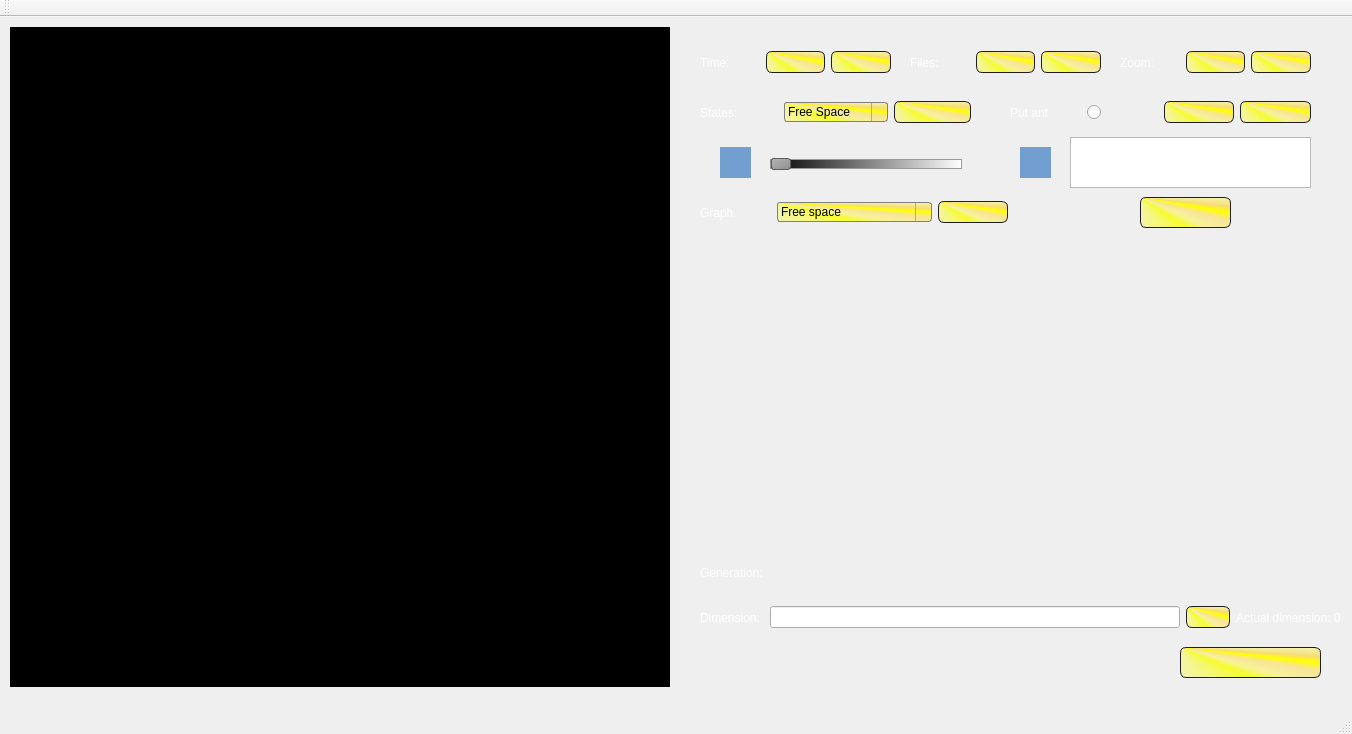
 <widget class="QMainWindow" name="MainWindow">
  <property name="enabled">
   <bool>true</bool>
  </property>
  <property name="geometry">
   <rect>
    <x>0</x>
    <y>0</y>
    <width>1352</width>
    <height>734</height>
   </rect>
  </property>
  <property name="windowTitle">
   <string>Physarum Cellular Automata v.1.0</string>
  </property>
  <property name="styleSheet">
   <string notr="true"/>
  </property>
  <widget class="QWidget" name="centralWidget">
   <widget class="QGraphicsView" name="graphicsView">
    <property name="enabled">
     <bool>true</bool>
    </property>
    <property name="geometry">
     <rect>
      <x>10</x>
      <y>10</y>
      <width>660</width>
      <height>660</height>
     </rect>
    </property>
    <property name="minimumSize">
     <size>
      <width>660</width>
      <height>0</height>
     </size>
    </property>
    <property name="styleSheet">
     <string notr="true">background-color: rgb(0, 0, 0);</string>
    </property>
    <property name="verticalScrollBarPolicy">
     <enum>Qt::ScrollBarAlwaysOff</enum>
    </property>
    <property name="horizontalScrollBarPolicy">
     <enum>Qt::ScrollBarAlwaysOff</enum>
    </property>
    <property name="sizeAdjustPolicy">
     <enum>QAbstractScrollArea::AdjustIgnored</enum>
    </property>
    <property name="alignment">
     <set>Qt::AlignCenter</set>
    </property>
    <property name="dragMode">
     <enum>QGraphicsView::NoDrag</enum>
    </property>
   </widget>
   <widget class="QCustomPlot" name="graphicWidget" native="true">
    <property name="geometry">
     <rect>
      <x>700</x>
      <y>220</y>
      <width>641</width>
      <height>311</height>
     </rect>
    </property>
   </widget>
   <widget class="QWidget" name="layoutWidget">
    <property name="geometry">
     <rect>
      <x>700</x>
      <y>540</y>
      <width>641</width>
      <height>31</height>
     </rect>
    </property>
    <layout class="QHBoxLayout" name="horizontalLayout">
     <item>
      <widget class="QLabel" name="generationLabel">
       <property name="styleSheet">
        <string notr="true">QLabel
{ 
color: rgb(255, 255, 255);
font: 12pt &quot;URW Bookman L&quot;;
}</string>
       </property>
       <property name="text">
        <string>Generation: </string>
       </property>
      </widget>
     </item>
    </layout>
   </widget>
   <widget class="QWidget" name="horizontalLayoutWidget">
    <property name="geometry">
     <rect>
      <x>700</x>
      <y>180</y>
      <width>308</width>
      <height>31</height>
     </rect>
    </property>
    <layout class="QHBoxLayout" name="horizontalLayout_2">
     <item>
      <widget class="QLabel" name="label_9">
       <property name="styleSheet">
        <string notr="true">QLabel
{ 
color: rgb(255, 255, 255);
font: 75 15pt &quot;URW Bookman L&quot;;
}</string>
       </property>
       <property name="text">
        <string>Graph</string>
       </property>
      </widget>
     </item>
     <item>
      <widget class="QComboBox" name="statesGraph">
       <property name="styleSheet">
        <string notr="true">QComboBox {

	
	background-color: qconicalgradient(cx:0, cy:0, angle:135, stop:0 rgba(255, 255, 0, 69), stop:0.375 rgba(255, 255, 0, 69), stop:0.423533 rgba(251, 255, 0, 145), stop:0.45 rgba(247, 255, 0, 208), stop:0.477581 rgba(255, 244, 71, 130), stop:0.518717 rgba(255, 218, 71, 130), stop:0.55 rgba(255, 255, 0, 255), stop:0.57754 rgba(255, 203, 0, 130), stop:0.625 rgba(255, 255, 0, 69), stop:1 rgba(255, 255, 0, 69));

    border: 1px solid gray;
    border-radius: 3px;
    padding: 1px 18px 1px 3px;
    min-width: 6em;
	 
}

QComboBox:editable {
    background: white;
}

QComboBox:!editable, QComboBox::drop-down:editable {

   
}

/* QComboBox gets the &quot;on&quot; state when the popup is open */
QComboBox:!editable:on, QComboBox::drop-down:editable:on {
    background: qlineargradient(x1: 0, y1: 0, x2: 0, y2: 1,
                                stop: 0 #D3D3D3, stop: 0.4 #D8D8D8,
                                stop: 0.5 #DDDDDD, stop: 1.0 #E1E1E1);
}

QComboBox:on { /* shift the text when the popup opens */
    padding-top: 3px;
    padding-left: 4px;
}

QComboBox::drop-down {
    subcontrol-origin: padding;
    subcontrol-position: top right;
    width: 15px;

    border-left-width: 1px;
    border-left-color: darkgray;
    border-left-style: solid; /* just a single line */
    border-top-right-radius: 3px; /* same radius as the QComboBox */
    border-bottom-right-radius: 3px;
}

QComboBox::down-arrow {
    image: url(/usr/share/icons/crystalsvg/16x16/actions/1downarrow.png);
}

QComboBox::down-arrow:on { /* shift the arrow when popup is open */
    top: 1px;
    left: 1px;
}</string>
       </property>
       <item>
        <property name="text">
         <string>Free space</string>
        </property>
       </item>
       <item>
        <property name="text">
         <string>Sources</string>
        </property>
       </item>
       <item>
        <property name="text">
         <string>Physarum expansion</string>
        </property>
       </item>
       <item>
        <property name="text">
         <string>Gel in evaluation</string>
        </property>
       </item>
       <item>
        <property name="text">
         <string>Gel with nutrients</string>
        </property>
       </item>
       <item>
        <property name="text">
         <string>Gel without nutrients</string>
        </property>
       </item>
      </widget>
     </item>
     <item>
      <widget class="QPushButton" name="pushButton_2">
       <property name="styleSheet">
        <string notr="true">QPushButton
{
         
	color: rgb(0, 0, 0);
	
	background-color: qconicalgradient(cx:0, cy:0, angle:135, stop:0 rgba(255, 255, 0, 69), stop:0.375 rgba(255, 255, 0, 69), stop:0.423533 rgba(251, 255, 0, 145), stop:0.45 rgba(247, 255, 0, 208), stop:0.477581 rgba(255, 244, 71, 130), stop:0.518717 rgba(255, 218, 71, 130), stop:0.55 rgba(255, 255, 0, 255), stop:0.57754 rgba(255, 203, 0, 130), stop:0.625 rgba(255, 255, 0, 69), stop:1 rgba(255, 255, 0, 69));
    border-width: 1px;
    border-color: #1e1e1e;
    border-style: solid;
    border-radius: 6;
    padding: 3px;
    font-size: 12px;
    padding-left: 5px;
    padding-right: 5px;
}

QPushButton:pressed
{
    background-color: QLinearGradient( x1: 0, y1: 0, x2: 0, y2: 1, stop: 0 #2d2d2d, stop: 0.1 #2b2b2b, stop: 0.5 #292929, stop: 0.9 #282828, stop: 1 #252525);
}

QPushButton:hover
{
    border: 2px solid QLinearGradient( x1: 0, y1: 0, x2: 0, y2: 1, stop: 0 #ffa02f, stop: 1 #d7801a);
}

QPushButton:focus {
    /*background-color: red;*/
}</string>
       </property>
       <property name="text">
        <string/>
       </property>
      </widget>
     </item>
    </layout>
   </widget>
   <widget class="QWidget" name="horizontalLayoutWidget_2">
    <property name="geometry">
     <rect>
      <x>700</x>
      <y>30</y>
      <width>191</width>
      <height>31</height>
     </rect>
    </property>
    <layout class="QHBoxLayout" name="horizontalLayout_3">
     <item>
      <widget class="QLabel" name="label_2">
       <property name="styleSheet">
        <string notr="true">QLabel
{ 
color: rgb(255, 255, 255);
font: 75 15pt &quot;URW Bookman L&quot;;
}</string>
       </property>
       <property name="text">
        <string>Time:</string>
       </property>
      </widget>
     </item>
     <item>
      <widget class="QPushButton" name="StartButton">
       <property name="styleSheet">
        <string notr="true">QPushButton
{
         
	color: rgb(0, 0, 0);
	
	background-color: qconicalgradient(cx:0, cy:0, angle:135, stop:0 rgba(255, 255, 0, 69), stop:0.375 rgba(255, 255, 0, 69), stop:0.423533 rgba(251, 255, 0, 145), stop:0.45 rgba(247, 255, 0, 208), stop:0.477581 rgba(255, 244, 71, 130), stop:0.518717 rgba(255, 218, 71, 130), stop:0.55 rgba(255, 255, 0, 255), stop:0.57754 rgba(255, 203, 0, 130), stop:0.625 rgba(255, 255, 0, 69), stop:1 rgba(255, 255, 0, 69));	
    border-width: 1px;
    border-color: #1e1e1e;
    border-style: solid;
    border-radius: 6;
    padding: 3px;
    font-size: 12px;
    padding-left: 5px;
    padding-right: 5px;
}

QPushButton:pressed
{
    background-color: QLinearGradient( x1: 0, y1: 0, x2: 0, y2: 1, stop: 0 #2d2d2d, stop: 0.1 #2b2b2b, stop: 0.5 #292929, stop: 0.9 #282828, stop: 1 #252525);
}

QPushButton:hover
{
    border: 2px solid QLinearGradient( x1: 0, y1: 0, x2: 0, y2: 1, stop: 0 #ffa02f, stop: 1 #d7801a);
}

QPushButton:focus {
    /*background-color: red;*/
}</string>
       </property>
       <property name="text">
        <string/>
       </property>
      </widget>
     </item>
     <item>
      <widget class="QPushButton" name="StopButton">
       <property name="styleSheet">
        <string notr="true">QPushButton
{
         
	color: rgb(0, 0, 0);
	
	background-color: qconicalgradient(cx:0, cy:0, angle:135, stop:0 rgba(255, 255, 0, 69), stop:0.375 rgba(255, 255, 0, 69), stop:0.423533 rgba(251, 255, 0, 145), stop:0.45 rgba(247, 255, 0, 208), stop:0.477581 rgba(255, 244, 71, 130), stop:0.518717 rgba(255, 218, 71, 130), stop:0.55 rgba(255, 255, 0, 255), stop:0.57754 rgba(255, 203, 0, 130), stop:0.625 rgba(255, 255, 0, 69), stop:1 rgba(255, 255, 0, 69));
    border-width: 1px;
    border-color: #1e1e1e;
    border-style: solid;
    border-radius: 6;
    padding: 3px;
    font-size: 12px;
    padding-left: 5px;
    padding-right: 5px;
}

QPushButton:pressed
{
    background-color: QLinearGradient( x1: 0, y1: 0, x2: 0, y2: 1, stop: 0 #2d2d2d, stop: 0.1 #2b2b2b, stop: 0.5 #292929, stop: 0.9 #282828, stop: 1 #252525);
}

QPushButton:hover
{
    border: 2px solid QLinearGradient( x1: 0, y1: 0, x2: 0, y2: 1, stop: 0 #ffa02f, stop: 1 #d7801a);
}

QPushButton:focus {
    /*background-color: red;*/
}</string>
       </property>
       <property name="text">
        <string/>
       </property>
      </widget>
     </item>
    </layout>
   </widget>
   <widget class="QWidget" name="horizontalLayoutWidget_3">
    <property name="geometry">
     <rect>
      <x>910</x>
      <y>30</y>
      <width>191</width>
      <height>31</height>
     </rect>
    </property>
    <layout class="QHBoxLayout" name="horizontalLayout_4">
     <item>
      <widget class="QLabel" name="label_4">
       <property name="styleSheet">
        <string notr="true">QLabel
{ 
color: rgb(255, 255, 255);
font: 75 15pt &quot;URW Bookman L&quot;;
}</string>
       </property>
       <property name="text">
        <string>Files:</string>
       </property>
      </widget>
     </item>
     <item>
      <widget class="QPushButton" name="fileButton">
       <property name="styleSheet">
        <string notr="true">QPushButton
{
         
	color: rgb(0, 0, 0);
	
	background-color: qconicalgradient(cx:0, cy:0, angle:135, stop:0 rgba(255, 255, 0, 69), stop:0.375 rgba(255, 255, 0, 69), stop:0.423533 rgba(251, 255, 0, 145), stop:0.45 rgba(247, 255, 0, 208), stop:0.477581 rgba(255, 244, 71, 130), stop:0.518717 rgba(255, 218, 71, 130), stop:0.55 rgba(255, 255, 0, 255), stop:0.57754 rgba(255, 203, 0, 130), stop:0.625 rgba(255, 255, 0, 69), stop:1 rgba(255, 255, 0, 69));
    border-width: 1px;
    border-color: #1e1e1e;
    border-style: solid;
    border-radius: 6;
    padding: 3px;
    font-size: 12px;
    padding-left: 5px;
    padding-right: 5px;
}

QPushButton:pressed
{
    background-color: QLinearGradient( x1: 0, y1: 0, x2: 0, y2: 1, stop: 0 #2d2d2d, stop: 0.1 #2b2b2b, stop: 0.5 #292929, stop: 0.9 #282828, stop: 1 #252525);
}

QPushButton:hover
{
    border: 2px solid QLinearGradient( x1: 0, y1: 0, x2: 0, y2: 1, stop: 0 #ffa02f, stop: 1 #d7801a);
}

QPushButton:focus {
    /*background-color: red;*/
}</string>
       </property>
       <property name="text">
        <string/>
       </property>
      </widget>
     </item>
     <item>
      <widget class="QPushButton" name="salvaButton">
       <property name="styleSheet">
        <string notr="true">QPushButton
{
         
	color: rgb(0, 0, 0);
	
	background-color: qconicalgradient(cx:0, cy:0, angle:135, stop:0 rgba(255, 255, 0, 69), stop:0.375 rgba(255, 255, 0, 69), stop:0.423533 rgba(251, 255, 0, 145), stop:0.45 rgba(247, 255, 0, 208), stop:0.477581 rgba(255, 244, 71, 130), stop:0.518717 rgba(255, 218, 71, 130), stop:0.55 rgba(255, 255, 0, 255), stop:0.57754 rgba(255, 203, 0, 130), stop:0.625 rgba(255, 255, 0, 69), stop:1 rgba(255, 255, 0, 69));
    border-width: 1px;
    border-color: #1e1e1e;
    border-style: solid;
    border-radius: 6;
    padding: 3px;
    font-size: 12px;
    padding-left: 5px;
    padding-right: 5px;
}

QPushButton:pressed
{
    background-color: QLinearGradient( x1: 0, y1: 0, x2: 0, y2: 1, stop: 0 #2d2d2d, stop: 0.1 #2b2b2b, stop: 0.5 #292929, stop: 0.9 #282828, stop: 1 #252525);
}

QPushButton:hover
{
    border: 2px solid QLinearGradient( x1: 0, y1: 0, x2: 0, y2: 1, stop: 0 #ffa02f, stop: 1 #d7801a);
}

QPushButton:focus {
    /*background-color: red;*/
}</string>
       </property>
       <property name="text">
        <string/>
       </property>
      </widget>
     </item>
    </layout>
   </widget>
   <widget class="QWidget" name="horizontalLayoutWidget_4">
    <property name="geometry">
     <rect>
      <x>1120</x>
      <y>30</y>
      <width>191</width>
      <height>31</height>
     </rect>
    </property>
    <layout class="QHBoxLayout" name="horizontalLayout_5">
     <item>
      <widget class="QLabel" name="label_5">
       <property name="styleSheet">
        <string notr="true">QLabel
{ 
color: rgb(255, 255, 255);
font: 75 15pt &quot;URW Bookman L&quot;;
}</string>
       </property>
       <property name="text">
        <string>Zoom:</string>
       </property>
      </widget>
     </item>
     <item>
      <widget class="QPushButton" name="vola">
       <property name="styleSheet">
        <string notr="true">QPushButton
{
         
	color: rgb(0, 0, 0);
	
	background-color: qconicalgradient(cx:0, cy:0, angle:135, stop:0 rgba(255, 255, 0, 69), stop:0.375 rgba(255, 255, 0, 69), stop:0.423533 rgba(251, 255, 0, 145), stop:0.45 rgba(247, 255, 0, 208), stop:0.477581 rgba(255, 244, 71, 130), stop:0.518717 rgba(255, 218, 71, 130), stop:0.55 rgba(255, 255, 0, 255), stop:0.57754 rgba(255, 203, 0, 130), stop:0.625 rgba(255, 255, 0, 69), stop:1 rgba(255, 255, 0, 69));
    border-width: 1px;
    border-color: #1e1e1e;
    border-style: solid;
    border-radius: 6;
    padding: 3px;
    font-size: 12px;
    padding-left: 5px;
    padding-right: 5px;
}

QPushButton:pressed
{
    background-color: QLinearGradient( x1: 0, y1: 0, x2: 0, y2: 1, stop: 0 #2d2d2d, stop: 0.1 #2b2b2b, stop: 0.5 #292929, stop: 0.9 #282828, stop: 1 #252525);
}

QPushButton:hover
{
    border: 2px solid QLinearGradient( x1: 0, y1: 0, x2: 0, y2: 1, stop: 0 #ffa02f, stop: 1 #d7801a);
}

QPushButton:focus {
    /*background-color: red;*/
}</string>
       </property>
       <property name="text">
        <string/>
       </property>
      </widget>
     </item>
     <item>
      <widget class="QPushButton" name="volb">
       <property name="styleSheet">
        <string notr="true">QPushButton
{
         
	color: rgb(0, 0, 0);
	
	background-color: qconicalgradient(cx:0, cy:0, angle:135, stop:0 rgba(255, 255, 0, 69), stop:0.375 rgba(255, 255, 0, 69), stop:0.423533 rgba(251, 255, 0, 145), stop:0.45 rgba(247, 255, 0, 208), stop:0.477581 rgba(255, 244, 71, 130), stop:0.518717 rgba(255, 218, 71, 130), stop:0.55 rgba(255, 255, 0, 255), stop:0.57754 rgba(255, 203, 0, 130), stop:0.625 rgba(255, 255, 0, 69), stop:1 rgba(255, 255, 0, 69));
    border-width: 1px;
    border-color: #1e1e1e;
    border-style: solid;
    border-radius: 6;
    padding: 3px;
    font-size: 12px;
    padding-left: 5px;
    padding-right: 5px;
}

QPushButton:pressed
{
    background-color: QLinearGradient( x1: 0, y1: 0, x2: 0, y2: 1, stop: 0 #2d2d2d, stop: 0.1 #2b2b2b, stop: 0.5 #292929, stop: 0.9 #282828, stop: 1 #252525);
}

QPushButton:hover
{
    border: 2px solid QLinearGradient( x1: 0, y1: 0, x2: 0, y2: 1, stop: 0 #ffa02f, stop: 1 #d7801a);
}

QPushButton:focus {
    /*background-color: red;*/
}</string>
       </property>
       <property name="text">
        <string/>
       </property>
      </widget>
     </item>
    </layout>
   </widget>
   <widget class="QWidget" name="horizontalLayoutWidget_5">
    <property name="geometry">
     <rect>
      <x>700</x>
      <y>80</y>
      <width>271</width>
      <height>31</height>
     </rect>
    </property>
    <layout class="QHBoxLayout" name="horizontalLayout_6">
     <item>
      <widget class="QLabel" name="label">
       <property name="styleSheet">
        <string notr="true">QLabel
{ 
color: rgb(255, 255, 255);
font: 75 15pt &quot;URW Bookman L&quot;;
}</string>
       </property>
       <property name="text">
        <string>States:</string>
       </property>
      </widget>
     </item>
     <item>
      <widget class="QComboBox" name="stateBox">
       <property name="styleSheet">
        <string notr="true">QComboBox {

	
	background-color: qconicalgradient(cx:0, cy:0, angle:135, stop:0 rgba(255, 255, 0, 69), stop:0.375 rgba(255, 255, 0, 69), stop:0.423533 rgba(251, 255, 0, 145), stop:0.45 rgba(247, 255, 0, 208), stop:0.477581 rgba(255, 244, 71, 130), stop:0.518717 rgba(255, 218, 71, 130), stop:0.55 rgba(255, 255, 0, 255), stop:0.57754 rgba(255, 203, 0, 130), stop:0.625 rgba(255, 255, 0, 69), stop:1 rgba(255, 255, 0, 69));

    border: 1px solid gray;
    border-radius: 3px;
    padding: 1px 18px 1px 3px;
    min-width: 6em;
	 
}

QComboBox:editable {
    background: white;
}

QComboBox:!editable, QComboBox::drop-down:editable {

   
}

/* QComboBox gets the &quot;on&quot; state when the popup is open */
QComboBox:!editable:on, QComboBox::drop-down:editable:on {
    background: qlineargradient(x1: 0, y1: 0, x2: 0, y2: 1,
                                stop: 0 #D3D3D3, stop: 0.4 #D8D8D8,
                                stop: 0.5 #DDDDDD, stop: 1.0 #E1E1E1);
}

QComboBox:on { /* shift the text when the popup opens */
    padding-top: 3px;
    padding-left: 4px;
}

QComboBox::drop-down {
    subcontrol-origin: padding;
    subcontrol-position: top right;
    width: 15px;

    border-left-width: 1px;
    border-left-color: darkgray;
    border-left-style: solid; /* just a single line */
    border-top-right-radius: 3px; /* same radius as the QComboBox */
    border-bottom-right-radius: 3px;
}

QComboBox::down-arrow {
    image: url(/usr/share/icons/crystalsvg/16x16/actions/1downarrow.png);
}

QComboBox::down-arrow:on { /* shift the arrow when popup is open */
    top: 1px;
    left: 1px;
}</string>
       </property>
       <item>
        <property name="text">
         <string>Free Space</string>
        </property>
       </item>
       <item>
        <property name="text">
         <string>Source</string>
        </property>
       </item>
       <item>
        <property name="text">
         <string>Repellent</string>
        </property>
       </item>
       <item>
        <property name="text">
         <string>Initial point</string>
        </property>
       </item>
      </widget>
     </item>
     <item>
      <widget class="QPushButton" name="colorButton">
       <property name="styleSheet">
        <string notr="true">QPushButton
{
         
	color: rgb(0, 0, 0);
	
	background-color: qconicalgradient(cx:0, cy:0, angle:135, stop:0 rgba(255, 255, 0, 69), stop:0.375 rgba(255, 255, 0, 69), stop:0.423533 rgba(251, 255, 0, 145), stop:0.45 rgba(247, 255, 0, 208), stop:0.477581 rgba(255, 244, 71, 130), stop:0.518717 rgba(255, 218, 71, 130), stop:0.55 rgba(255, 255, 0, 255), stop:0.57754 rgba(255, 203, 0, 130), stop:0.625 rgba(255, 255, 0, 69), stop:1 rgba(255, 255, 0, 69));
    border-width: 1px;
    border-color: #1e1e1e;
    border-style: solid;
    border-radius: 6;
    padding: 3px;
    font-size: 12px;
    padding-left: 5px;
    padding-right: 5px;
}

QPushButton:pressed
{
    background-color: QLinearGradient( x1: 0, y1: 0, x2: 0, y2: 1, stop: 0 #2d2d2d, stop: 0.1 #2b2b2b, stop: 0.5 #292929, stop: 0.9 #282828, stop: 1 #252525);
}

QPushButton:hover
{
    border: 2px solid QLinearGradient( x1: 0, y1: 0, x2: 0, y2: 1, stop: 0 #ffa02f, stop: 1 #d7801a);
}

QPushButton:focus {
    /*background-color: red;*/
}</string>
       </property>
       <property name="text">
        <string/>
       </property>
      </widget>
     </item>
    </layout>
   </widget>
   <widget class="QWidget" name="horizontalLayoutWidget_6">
    <property name="geometry">
     <rect>
      <x>1010</x>
      <y>80</y>
      <width>301</width>
      <height>31</height>
     </rect>
    </property>
    <layout class="QHBoxLayout" name="horizontalLayout_7">
     <item>
      <widget class="QLabel" name="label_6">
       <property name="styleSheet">
        <string notr="true">QLabel
{ 
color: rgb(255, 255, 255);
font: 75 15pt &quot;URW Bookman L&quot;;
}</string>
       </property>
       <property name="text">
        <string>Put ant</string>
       </property>
      </widget>
     </item>
     <item>
      <widget class="QRadioButton" name="checkHormiga">
       <property name="styleSheet">
        <string notr="true">QRadioButton
{
border-color: rgb(255, 255, 255);
font: 57 italic 11pt &quot;Ubuntu&quot;;
}</string>
       </property>
       <property name="text">
        <string/>
       </property>
      </widget>
     </item>
     <item>
      <widget class="QPushButton" name="pushButton">
       <property name="styleSheet">
        <string notr="true">QPushButton
{
         
	color: rgb(0, 0, 0);
	
	background-color: qconicalgradient(cx:0, cy:0, angle:135, stop:0 rgba(255, 255, 0, 69), stop:0.375 rgba(255, 255, 0, 69), stop:0.423533 rgba(251, 255, 0, 145), stop:0.45 rgba(247, 255, 0, 208), stop:0.477581 rgba(255, 244, 71, 130), stop:0.518717 rgba(255, 218, 71, 130), stop:0.55 rgba(255, 255, 0, 255), stop:0.57754 rgba(255, 203, 0, 130), stop:0.625 rgba(255, 255, 0, 69), stop:1 rgba(255, 255, 0, 69));
    border-width: 1px;
    border-color: #1e1e1e;
    border-style: solid;
    border-radius: 6;
    padding: 3px;
    font-size: 12px;
    padding-left: 5px;
    padding-right: 5px;
}

QPushButton:pressed
{
    background-color: QLinearGradient( x1: 0, y1: 0, x2: 0, y2: 1, stop: 0 #2d2d2d, stop: 0.1 #2b2b2b, stop: 0.5 #292929, stop: 0.9 #282828, stop: 1 #252525);
}

QPushButton:hover
{
    border: 2px solid QLinearGradient( x1: 0, y1: 0, x2: 0, y2: 1, stop: 0 #ffa02f, stop: 1 #d7801a);
}

QPushButton:focus {
    /*background-color: red;*/
}</string>
       </property>
       <property name="text">
        <string/>
       </property>
      </widget>
     </item>
     <item>
      <widget class="QPushButton" name="OffB">
       <property name="styleSheet">
        <string notr="true">QPushButton
{
         
	color: rgb(0, 0, 0);
	
	background-color: qconicalgradient(cx:0, cy:0, angle:135, stop:0 rgba(255, 255, 0, 69), stop:0.375 rgba(255, 255, 0, 69), stop:0.423533 rgba(251, 255, 0, 145), stop:0.45 rgba(247, 255, 0, 208), stop:0.477581 rgba(255, 244, 71, 130), stop:0.518717 rgba(255, 218, 71, 130), stop:0.55 rgba(255, 255, 0, 255), stop:0.57754 rgba(255, 203, 0, 130), stop:0.625 rgba(255, 255, 0, 69), stop:1 rgba(255, 255, 0, 69));
    border-width: 1px;
    border-color: #1e1e1e;
    border-style: solid;
    border-radius: 6;
    padding: 3px;
    font-size: 12px;
    padding-left: 5px;
    padding-right: 5px;
}

QPushButton:pressed
{
    background-color: QLinearGradient( x1: 0, y1: 0, x2: 0, y2: 1, stop: 0 #2d2d2d, stop: 0.1 #2b2b2b, stop: 0.5 #292929, stop: 0.9 #282828, stop: 1 #252525);
}

QPushButton:hover
{
    border: 2px solid QLinearGradient( x1: 0, y1: 0, x2: 0, y2: 1, stop: 0 #ffa02f, stop: 1 #d7801a);
}

QPushButton:focus {
    /*background-color: red;*/
}</string>
       </property>
       <property name="text">
        <string/>
       </property>
      </widget>
     </item>
    </layout>
   </widget>
   <widget class="QWidget" name="horizontalLayoutWidget_9">
    <property name="geometry">
     <rect>
      <x>700</x>
      <y>580</y>
      <width>641</width>
      <height>41</height>
     </rect>
    </property>
    <layout class="QHBoxLayout" name="horizontalLayout_10">
     <item>
      <widget class="QLabel" name="label_3">
       <property name="styleSheet">
        <string notr="true">QLabel
{ 
color: rgb(255, 255, 255);
font: 75 15pt &quot;URW Bookman L&quot;;
}</string>
       </property>
       <property name="text">
        <string>Dimension: </string>
       </property>
      </widget>
     </item>
     <item>
      <widget class="QLineEdit" name="dimensionText"/>
     </item>
     <item>
      <widget class="QPushButton" name="dimButton">
       <property name="styleSheet">
        <string notr="true">QPushButton
{
         
	color: rgb(0, 0, 0);
	
	background-color: qconicalgradient(cx:0, cy:0, angle:135, stop:0 rgba(255, 255, 0, 69), stop:0.375 rgba(255, 255, 0, 69), stop:0.423533 rgba(251, 255, 0, 145), stop:0.45 rgba(247, 255, 0, 208), stop:0.477581 rgba(255, 244, 71, 130), stop:0.518717 rgba(255, 218, 71, 130), stop:0.55 rgba(255, 255, 0, 255), stop:0.57754 rgba(255, 203, 0, 130), stop:0.625 rgba(255, 255, 0, 69), stop:1 rgba(255, 255, 0, 69));
    border-width: 1px;
    border-color: #1e1e1e;
    border-style: solid;
    border-radius: 6;
    padding: 3px;
    font-size: 12px;
    padding-left: 5px;
    padding-right: 5px;
}

QPushButton:pressed
{
    background-color: QLinearGradient( x1: 0, y1: 0, x2: 0, y2: 1, stop: 0 #2d2d2d, stop: 0.1 #2b2b2b, stop: 0.5 #292929, stop: 0.9 #282828, stop: 1 #252525);
}

QPushButton:hover
{
    border: 2px solid QLinearGradient( x1: 0, y1: 0, x2: 0, y2: 1, stop: 0 #ffa02f, stop: 1 #d7801a);
}

QPushButton:focus {
    /*background-color: red;*/
}</string>
       </property>
       <property name="text">
        <string/>
       </property>
      </widget>
     </item>
     <item>
      <widget class="QLabel" name="LabelDim">
       <property name="styleSheet">
        <string notr="true">QLabel
{ 
color: rgb(255, 255, 255);
font: 75 15pt &quot;URW Bookman L&quot;;
}</string>
       </property>
       <property name="text">
        <string>Actual dimension: 0</string>
       </property>
      </widget>
     </item>
    </layout>
   </widget>
   <widget class="QPushButton" name="AcercaB">
    <property name="geometry">
     <rect>
      <x>1180</x>
      <y>630</y>
      <width>141</width>
      <height>31</height>
     </rect>
    </property>
    <property name="styleSheet">
     <string notr="true">QPushButton
{
         
	color: rgb(0, 0, 0);
	
	background-color: qconicalgradient(cx:0, cy:0, angle:135, stop:0 rgba(255, 255, 0, 69), stop:0.375 rgba(255, 255, 0, 69), stop:0.423533 rgba(251, 255, 0, 145), stop:0.45 rgba(247, 255, 0, 208), stop:0.477581 rgba(255, 244, 71, 130), stop:0.518717 rgba(255, 218, 71, 130), stop:0.55 rgba(255, 255, 0, 255), stop:0.57754 rgba(255, 203, 0, 130), stop:0.625 rgba(255, 255, 0, 69), stop:1 rgba(255, 255, 0, 69));
    border-width: 1px;
    border-color: #1e1e1e;
    border-style: solid;
    border-radius: 6;
    padding: 3px;
    font-size: 12px;
    padding-left: 5px;
    padding-right: 5px;
}

QPushButton:pressed
{
    background-color: QLinearGradient( x1: 0, y1: 0, x2: 0, y2: 1, stop: 0 #2d2d2d, stop: 0.1 #2b2b2b, stop: 0.5 #292929, stop: 0.9 #282828, stop: 1 #252525);
}

QPushButton:hover
{
    border: 2px solid QLinearGradient( x1: 0, y1: 0, x2: 0, y2: 1, stop: 0 #ffa02f, stop: 1 #d7801a);
}

QPushButton:focus {
    /*background-color: red;*/
}</string>
    </property>
    <property name="text">
     <string/>
    </property>
   </widget>
   <widget class="QSlider" name="SliderTime">
    <property name="geometry">
     <rect>
      <x>770</x>
      <y>140</y>
      <width>192</width>
      <height>15</height>
     </rect>
    </property>
    <property name="styleSheet">
     <string notr="true">QSlider::groove:horizontal {
    border: 1px solid #999999;
    height: 8px; /* the groove expands to the size of the slider by default. by giving it a height, it has a fixed size */   
	
	background-color: qlineargradient(spread:pad, x1:0, y1:0, x2:1, y2:0, stop:0 rgba(0, 0, 0, 255), stop:1 rgba(255, 255, 255, 255));
    margin: 2px 0;
}

QSlider::handle:horizontal {
    background: qlineargradient(x1:0, y1:0, x2:1, y2:1, stop:0 #b4b4b4, stop:1 #8f8f8f);
    border: 1px solid #5c5c5c;
    width: 18px;
    margin: -2px 0; /* handle is placed by default on the contents rect of the groove. Expand outside the groove */
    border-radius: 3px;
}</string>
    </property>
    <property name="maximum">
     <number>1000</number>
    </property>
    <property name="orientation">
     <enum>Qt::Horizontal</enum>
    </property>
   </widget>
   <widget class="QLabel" name="label_8">
    <property name="geometry">
     <rect>
      <x>720</x>
      <y>130</y>
      <width>31</width>
      <height>31</height>
     </rect>
    </property>
    <property name="styleSheet">
     <string notr="true">QLabel
{ 
background-color: rgb(114, 159, 207);
font: 75 15pt &quot;URW Bookman L&quot;;
}</string>
    </property>
    <property name="text">
     <string/>
    </property>
   </widget>
   <widget class="QLabel" name="label_7">
    <property name="geometry">
     <rect>
      <x>1020</x>
      <y>130</y>
      <width>31</width>
      <height>31</height>
     </rect>
    </property>
    <property name="styleSheet">
     <string notr="true">QLabel
{ 
background-color: rgb(114, 159, 207);
font: 75 15pt &quot;URW Bookman L&quot;;
}</string>
    </property>
    <property name="text">
     <string/>
    </property>
   </widget>
   <widget class="QListWidget" name="ListaV">
    <property name="geometry">
     <rect>
      <x>1070</x>
      <y>120</y>
      <width>241</width>
      <height>51</height>
     </rect>
    </property>
   </widget>
   <widget class="QPushButton" name="Comportamiento">
    <property name="geometry">
     <rect>
      <x>1140</x>
      <y>180</y>
      <width>91</width>
      <height>31</height>
     </rect>
    </property>
    <property name="styleSheet">
     <string notr="true">QPushButton
{
         
	color: rgb(0, 0, 0);
	
	background-color: qconicalgradient(cx:0, cy:0, angle:135, stop:0 rgba(255, 255, 0, 69), stop:0.375 rgba(255, 255, 0, 69), stop:0.423533 rgba(251, 255, 0, 145), stop:0.45 rgba(247, 255, 0, 208), stop:0.477581 rgba(255, 244, 71, 130), stop:0.518717 rgba(255, 218, 71, 130), stop:0.55 rgba(255, 255, 0, 255), stop:0.57754 rgba(255, 203, 0, 130), stop:0.625 rgba(255, 255, 0, 69), stop:1 rgba(255, 255, 0, 69));
    border-width: 1px;
    border-color: #1e1e1e;
    border-style: solid;
    border-radius: 6;
    padding: 3px;
    font-size: 12px;
    padding-left: 5px;
    padding-right: 5px;
}

QPushButton:pressed
{
    background-color: QLinearGradient( x1: 0, y1: 0, x2: 0, y2: 1, stop: 0 #2d2d2d, stop: 0.1 #2b2b2b, stop: 0.5 #292929, stop: 0.9 #282828, stop: 1 #252525);
}

QPushButton:hover
{
    border: 2px solid QLinearGradient( x1: 0, y1: 0, x2: 0, y2: 1, stop: 0 #ffa02f, stop: 1 #d7801a);
}

QPushButton:focus {
    /*background-color: red;*/
}</string>
    </property>
    <property name="text">
     <string/>
    </property>
   </widget>
  </widget>
  <widget class="QMenuBar" name="menuBar">
   <property name="geometry">
    <rect>
     <x>0</x>
     <y>0</y>
     <width>1352</width>
     <height>20</height>
    </rect>
   </property>
  </widget>
  <widget class="QToolBar" name="mainToolBar">
   <attribute name="toolBarArea">
    <enum>TopToolBarArea</enum>
   </attribute>
   <attribute name="toolBarBreak">
    <bool>false</bool>
   </attribute>
  </widget>
  <widget class="QStatusBar" name="statusBar"/>
 </widget>
